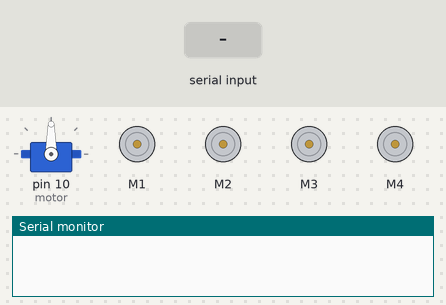
A sketch run on a simulated Arduino Uno, built with avr-gcc and run on an emulated ATmega328P. Shown: servo, 4 × DC motor (green arrow = forward, orange = backward, longer = faster), the last lines printed to the serial monitor. Inputs (shaded band) come from the test bench.

Above: at 1.2 s.
1.3 s: "F" received over Serial
At 1.6 s:
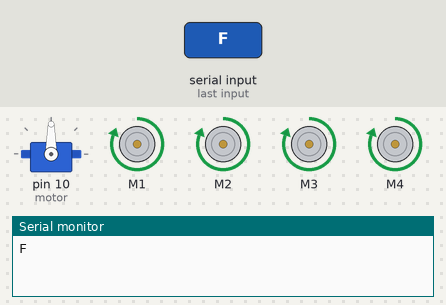
2.8 s: "B" received over Serial
At 3.9 s:
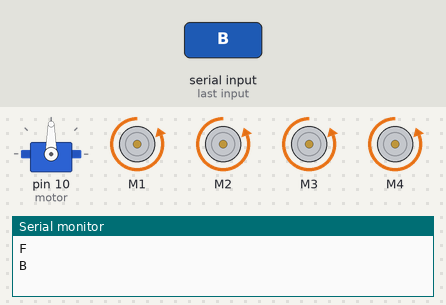
4.3 s: "R" received over Serial
At 5.1 s:
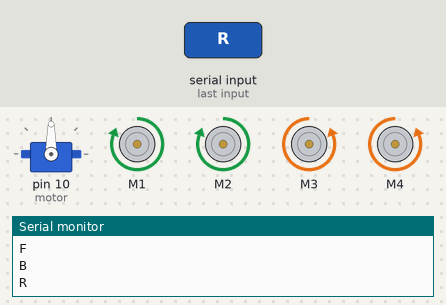
5.8 s: "H" received over Serial
8.8 s: "L" received over Serial
At 9.1 s:
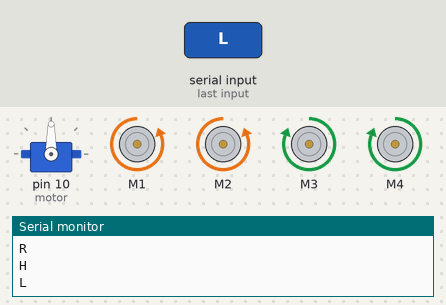
10.3 s: "J" received over Serial
At 11.1 s:
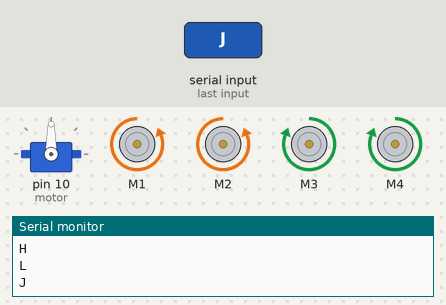
Timing chart, 0 to 14.3 s (numbered marks = the images above; inputs shaded):
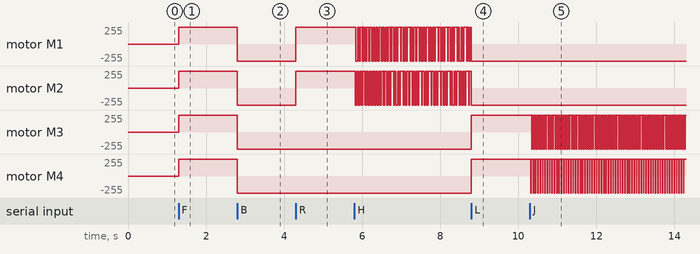

The sketch:

obstacle_avoiding.ino
```cpp
/*obstacle avoiding, Bluetooth control, voice control robot car.
*/
#include <Servo.h>
#include <AFMotor.h>
#define Echo A0
#define Trig A1
#define motor 10
#define Speed 170
#define spoint 103
char value;
int distance;
int Left;
int Right;
int L = 0;
int R = 0;
int L1 = 0;
int R1 = 0;
Servo servo;
AF_DCMotor M1(1);
AF_DCMotor M2(2);
AF_DCMotor M3(3);
AF_DCMotor M4(4);
void setup() {
  Serial.begin(9600);
  pinMode(Trig, OUTPUT);
  pinMode(Echo, INPUT);
  servo.attach(motor);
  M1.setSpeed(Speed);
  M2.setSpeed(Speed);
  M3.setSpeed(Speed);
  M4.setSpeed(Speed);
}
void loop() {
  //Obstacle();
  Bluetoothcontrol();
  //voicecontrol();
}
void Bluetoothcontrol() {
  if (Serial.available() > 0) {
    value = Serial.read();
    Serial.println(value);
  }
 if (value == 'F') {
    forward();
  } else if (value == 'B') {
    backward();
  } else if (value == 'R') {
    left();
  } else if (value == 'I'){
    forward_left();
  } else if (value == 'H'){
    backward_left();
  } else if (value == 'L') {
    right();
  } else if (value == 'G'){
    forward_right();
  } else if (value == 'J'){
    backward_right();
  }else if (value == 'S') {
    Stop();
  }
}

/*void Obstacle() {
  distance = ultrasonic();
  if (distance <= 12) {
    Stop();
    backward();
    delay(100);
    Stop();
    L = leftsee();
    servo.write(spoint);
    delay(800);
    R = rightsee();
    servo.write(spoint);
    if (L < R) {
      right();
      delay(500);
      Stop();
      delay(200);
    } else if (L > R) {
      left();
      delay(500);
      Stop();
      delay(200);
    }
  } else {
    forward();
  }
}*/
/*void voicecontrol() {
  if (Serial.available() > 0) {
    value = Serial.read();
    Serial.println(value);
    if (value == '^') {
      forward();
    } else if (value == '-') {
      backward();
    } else if (value == '<') {
      L = leftsee();
      servo.write(spoint);
      if (L >= 10 ) {
        left();
        delay(500);
        Stop();
      } else if (L < 50) {
        Stop();
      }
    } else if (value == '>') {
      R = rightsee();
      servo.write(spoint);
      if (R >= 10 ) {
        right();
        delay(500);
        Stop();
      } else if (R < 50) {
        Stop();
      }
      }else if(value == '>>'){
      R = rightsee();
      servo.write(spoint);
      if (R >= 10 ) {
        right();
        delay(500);
        forward();
      } else if (R < 50) {
        forward();
    }
      }
    else if (value == '<<') {
      L = leftsee();
      servo.write(spoint);
      if (L >= 10 ) {
        left();
        delay(500);
        forward();
      } else if (L < 50) {
        forward();
      }
    }else if(value == '->'){
     L = leftsee();
      servo.write(spoint);
      if (L >= 10 ) {
        left();
        delay(500);
        backward();
      } else if (L < 50) {
        backward();
    }
    }else if(value == '-<'){
       R = rightsee();
      servo.write(spoint);
      if (R >= 10 ) {
        right();
        delay(500);
        backward();
      } else if (R < 50) {
        backward();
    }
    }else if (value == '*') {
      Stop();
    }
  }
}*/
// Ultrasonic sensor distance reading function
int ultrasonic() {
  digitalWrite(Trig, LOW);
  delayMicroseconds(4);
  digitalWrite(Trig, HIGH);
  delayMicroseconds(10);
  digitalWrite(Trig, LOW);
  long t = pulseIn(Echo, HIGH);
  long cm = t / 29 / 2; //time convert distance
  return cm;
}
void forward() {
  M1.setSpeed(255);
  M1.run(FORWARD);
  M2.setSpeed(255);
  M2.run(FORWARD);
  M3.setSpeed(255);
  M3.run(FORWARD);
  M4.setSpeed(255);
  M4.run(FORWARD);
}
void forward_left() {
  M1.setSpeed(255);
  M1.run(FORWARD);
  M2.setSpeed(255);
  M2.run(FORWARD);
  M3.setSpeed(255);
  M3.run(FORWARD);
  M4.setSpeed(255);
  M4.run(FORWARD);
  M1.setSpeed(255);
  M1.run(FORWARD);
  M2.setSpeed(255);
  M2.run(FORWARD);
  M3.setSpeed(255);
  M3.run(BACKWARD);
  M4.setSpeed(255);
  M4.run(BACKWARD);
}
 void forward_right() {
   M1.setSpeed(255);
  M1.run(FORWARD);
  M2.setSpeed(255);
  M2.run(FORWARD);
  M3.setSpeed(255);
  M3.run(FORWARD);
  M4.setSpeed(255);
  M4.run(FORWARD);
  M1.setSpeed(255);
  M1.run(BACKWARD);
  M2.setSpeed(255);
  M2.run(BACKWARD);
  M3.setSpeed(255);
  M3.run(FORWARD);
  M4.setSpeed(255);
  M4.run(FORWARD);
 }
void backward() {
  M1.setSpeed(255);
  M1.run(BACKWARD);
  M2.setSpeed(255);
  M2.run(BACKWARD);
  M3.setSpeed(255);
  M3.run(BACKWARD);
  M4.setSpeed(255);
  M4.run(BACKWARD);
}
void backward_right() {
  M1.setSpeed(255);
  M1.run(BACKWARD);
  M2.setSpeed(255);
  M2.run(BACKWARD);
  M3.setSpeed(255);
  M3.run(BACKWARD);
  M4.setSpeed(255);
  M4.run(BACKWARD);
  M1.setSpeed(255);
  M1.run(BACKWARD);
  M2.setSpeed(255);
  M2.run(BACKWARD);
  M3.setSpeed(255);
  M3.run(FORWARD);
  M4.setSpeed(255);
  M4.run(FORWARD);
}
void backward_left() {
  M1.setSpeed(255);
  M1.run(BACKWARD);
  M2.setSpeed(255);
  M2.run(BACKWARD);
  M3.setSpeed(255);
  M3.run(BACKWARD);
  M4.setSpeed(255);
  M4.run(BACKWARD);
  M1.setSpeed(255);
  M1.run(FORWARD);
  M2.setSpeed(255);
  M2.run(FORWARD);
  M3.setSpeed(255);
  M3.run(BACKWARD);
  M4.setSpeed(255);
  M4.run(BACKWARD);
}
void right() {
  M1.setSpeed(255);
  M1.run(BACKWARD);
  M2.setSpeed(255);
  M2.run(BACKWARD);
  M3.setSpeed(255);
  M3.run(FORWARD);
  M4.setSpeed(255);
  M4.run(FORWARD);
}
void left() {
  M1.setSpeed(255);
  M1.run(FORWARD);
  M2.setSpeed(255);
  M2.run(FORWARD);
  M3.setSpeed(255);
  M3.run(BACKWARD);
  M4.setSpeed(255);
  M4.run(BACKWARD);
}
void Stop() {
  M1.setSpeed(0);
  M1.run(RELEASE);
  M2.setSpeed(0);
  M2.run(RELEASE);
  M3.setSpeed(0);
  M3.run(RELEASE);
  M4.setSpeed(0);
  M4.run(RELEASE);
}
int rightsee() {
  servo.write(20);
  delay(800);
  Left = ultrasonic();
  return Left;
}
int leftsee() {
  servo.write(180);
  delay(800);
  Right = ultrasonic();
  return Right;
}
```

Measured:
- after the input at 1.3 s, motor M1–4: stopped → forward 255/255 at once
- after the input at 2.8 s, motor M1–4: forward 255/255 → backward 255/255 at once
- after the input at 4.3 s, motor M1, motor M2: backward 255/255 → forward 255/255 at once
- after the input at 8.8 s, motor M1: goes on until 8.8 s, then stays backward 255/255; motor M2: stops changing and stays backward 255/255; motor M3, motor M4: backward 255/255 → forward 255/255 at once
- after the input at 10.3 s, motor M3: alternates forward 255/255 for 0.04 s and backward 255/255 for 0.02 s, starting at once; motor M4: alternates forward 255/255 for 0.05 s and backward 255/255 for 0.01 s, starting at once
